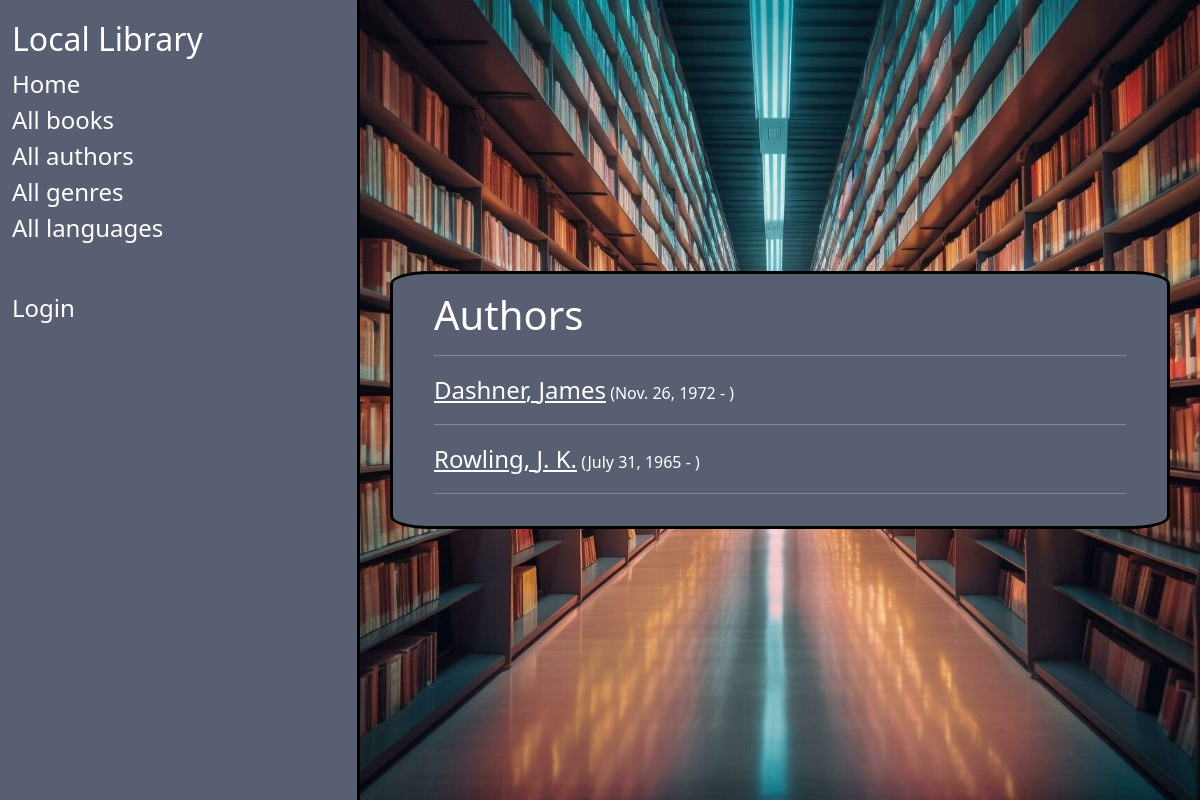
Screenshot of /catalog/authors/ with the database file from the repository.
### catalog/models.py (models this page shows, shortened)
class Author(models.Model):
    first_name = models.CharField(max_length=100)
    last_name = models.CharField(max_length=100)
    date_of_birth = models.DateField(null=True, blank=True)
    date_of_death = models.DateField('died', null=True, blank=True)
    class Meta:
        ordering = ['last_name', 'first_name']
    def get_absolute_url(self):
        return reverse('author-detail', args=[str(self.id)])

### catalog/views.py (the view)
# urls.py: path('authors/', views.AuthorListView, name='authors'),
def AuthorListView(request):
    authors = Author.objects.all()
    p = Paginator(authors, 10)
    page_number = request.GET.get('page')
    try:
        page_obj = p.get_page(page_number)  # returns the desired page object
    except PageNotAnInteger:
        page_obj = p.page(1)
    except EmptyPage:
        page_obj = p.page(p.num_pages)
    context = {'page_obj': page_obj}
    return render(request, 'catalog/author_list.html', context)

### catalog/templates/catalog/author_list.html (shortened to what this page needs)
{% extends "base_generic.html" %}
{% block content %}
<h1>Authors</h1>
{% for author in page_obj.object_list %}
  <hr/>
  <a href="{{ author.get_absolute_url }}">{{ author.last_name }}, {{author.first_name}}</a>
  <text> ({{author.date_of_birth}} - {% if author.date_of_death %}{{author.date_of_death}} {% else %}{% endif %})</text>
  {% endfor %}
 <hr/>
{% endblock %}

### catalog/static/css/styles.css (style rules this page uses)
a, li { font-size: x-large; }
.main a { color: black; }
.inherit a, .inherit hr, .inherit text, .inherit p, .inherit li, .inherit h1, .inherit h2, .inherit h3, .inherit h4 { color: white; }

### rows the page displays
Author: last_name "Dashner", first_name "James", date_of_birth "Nov. 26, 1972"
Author: last_name "Rowling", first_name "J. K.", date_of_birth "July 31, 1965"
